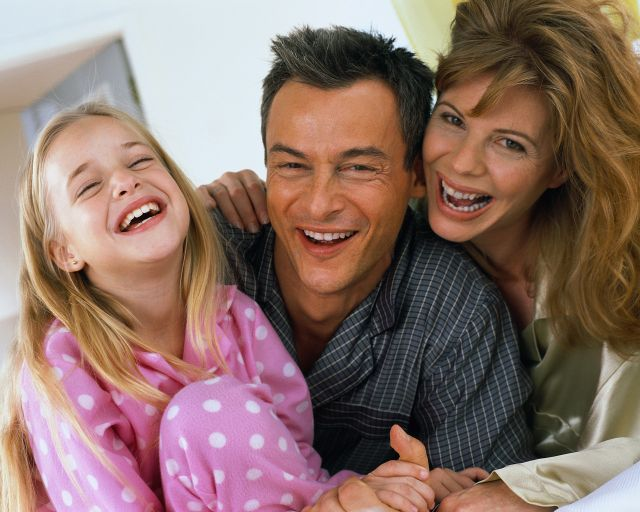
#> input picture HW 4/family.jpg, 640 x 512 px
$ python problem5.py
#> lines starting #> are read from the running program, lines starting #| are printed output that depends on the picture; after the words box and inside, x2 and y2 are one past the last pixel; in counts of white or black regions, pixels touching at a corner belong together
from matplotlib import pyplot as plt
import numpy as np
import cv2


def calculateChromaticity(img):
    sumBGR = np.sum(img, axis=-1, dtype=np.float32) + 1e-10
    return img[:, :, 2] / sumBGR, img[:, :, 1] / sumBGR


# MARK: - read data
xTrain = cv2.imread('family.jpg')
#> xTrain is the input picture: shape (512, 640, 3); mean B, G, R 105.4, 113.6, 140.2
yTrain = cv2.imread('family.png', cv2.IMREAD_GRAYSCALE)
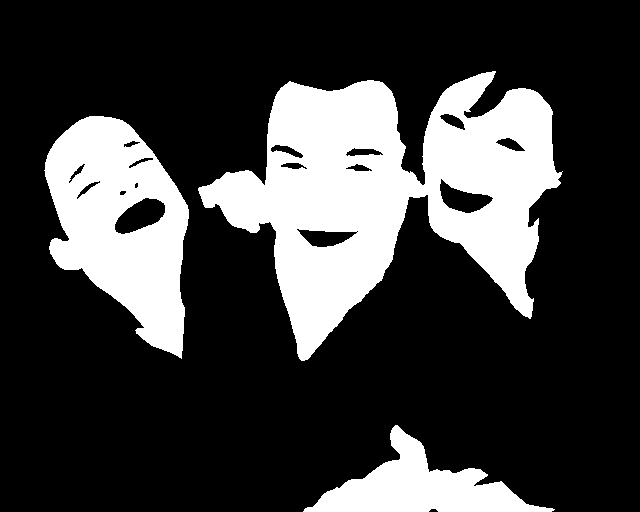
#> input picture HW 4/family.png, 640 x 512 px
#> yTrain: shape (512, 640); 24.5% white; 3 white regions, box (x1, y1, x2, y2) and area: (198, 71, 563, 361) 50723, (44, 116, 189, 359) 20850, (303, 425, 555, 512) 8624

xVal = cv2.imread('portrait.jpg')
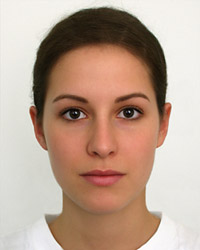
#> input picture HW 4/portrait.jpg, 200 x 250 px
#> xVal is the input picture: shape (250, 200, 3); mean B, G, R 145.5, 161.8, 187.3
yVal = cv2.imread('portrait.png', cv2.IMREAD_GRAYSCALE)
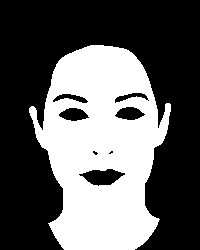
#> input picture HW 4/portrait.png, 200 x 250 px
#> yVal: shape (250, 200); 37.9% white; 1 white region, box (x1, y1, x2, y2) and area: (29, 45, 171, 250) 18926


threshold = np.sum(yTrain == 0) / np.sum(yTrain == 255)
#> threshold = 3.09

r, g = calculateChromaticity(xTrain)
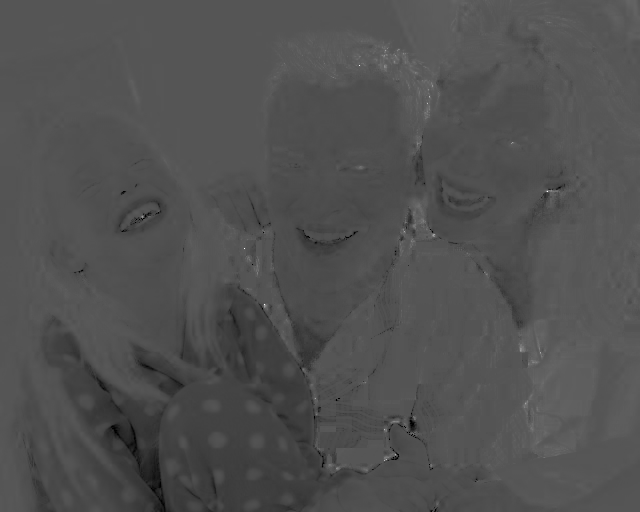
#> g: shape (512, 640) float32; min 0, max 1, mean 0.318

# MARK: - calculate Gaussian Coefficients
r0, r1 = r[yTrain == 0], r[yTrain == 255]
g0, g1 = g[yTrain == 0], g[yTrain == 255]

u0r, u1r = np.mean(r0), np.mean(r1)
#> u0r = 0.383; u1r = 0.464
u0g, u1g = np.mean(g0), np.mean(g1)
#> u0g = 0.321; u1g = 0.308

v0r, v1r = np.mean((r0 - u0r) ** 2), np.mean((r1 - u1r) ** 2)
#> v0r = 0.0063; v1r = 0.00239
v0g, v1g = np.mean((g0 - u0g) ** 2), np.mean((g1 - u1g) ** 2)
#> v0g = 0.00176; v1g = 0.000228


# MARK: - test
R, G = calculateChromaticity(xVal)

P0r = (1. / np.sqrt(v0r * 2. * np.pi)) * np.exp(-1 / 2. * ((R - u0r) ** 2) / v0r)
P1r = (1. / np.sqrt(v1r * 2. * np.pi)) * np.exp(-1 / 2. * ((R - u1r) ** 2) / v1r)

P0g = (1. / np.sqrt(v0g * 2. * np.pi)) * np.exp(-1 / 2. * ((G - u0g) ** 2) / v0g)
P1g = (1. / np.sqrt(v1g * 2. * np.pi)) * np.exp(-1 / 2. * ((G - u1g) ** 2) / v1g)
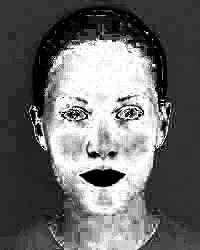
#> P1g: shape (250, 200) float32; min 0, max 26.41, mean 11.1; drawn with min black and max white

P0 = P0r * P0g
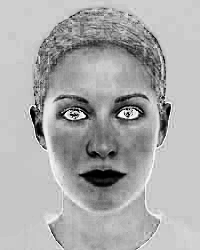
#> P0: shape (250, 200) float32; min 6.57e-25, max 47.79, mean 32.4; drawn with min black and max white
P1 = P1r * P1g

result = np.where(P1 / P0 < threshold, 0, 255).astype(np.uint8)
#> result: shape (250, 200); 35.8% white; 38 white regions (34 under 20 px), largest, box (x1, y1, x2, y2) and area: (44, 37, 171, 250) 17448, (30, 106, 47, 150) 219, (49, 226, 77, 250) 148, (72, 232, 75, 242) 22


# MARK: - benchmark
TPR = np.sum(yVal[result == yVal] == 255, dtype=np.float32) / np.sum(yVal == 255, dtype=np.float32) * 100.
#> TPR = 85.32
TNR = np.sum(yVal[result == yVal] == 0, dtype=np.float32) / np.sum(yVal == 0, dtype=np.float32) * 100.
#> TNR = 94.28

FPR = np.sum(yVal[result != yVal] == 0, dtype=np.float32) / np.sum(yVal == 0, dtype=np.float32) * 100.
#> FPR = 5.72
FNR = np.sum(yVal[result != yVal] == 255, dtype=np.float32) / np.sum(yVal == 255, dtype=np.float32) * 100.
#> FNR = 14.68


# MARK: - show result
f = plt.figure()
f.suptitle('TPR: {:0.2f}%, TNR: {:0.2f}%, FPR: {:0.2f}%, FNR: {:0.2f}%'.format(TPR, TNR, FPR, FNR))

f.add_subplot(1, 3, 1)
plt.imshow(xVal[:, :, ::-1])
plt.axis('off')
plt.title('Test Image')

f.add_subplot(1, 3, 2)
plt.imshow(yVal, cmap='gray')
plt.axis('off')
plt.title('Ground Truth Mask')

f.add_subplot(1, 3, 3)
plt.imshow(result, cmap='gray')
plt.axis('off')
plt.title('Classification Result')

plt.tight_layout()
plt.savefig('result.png')
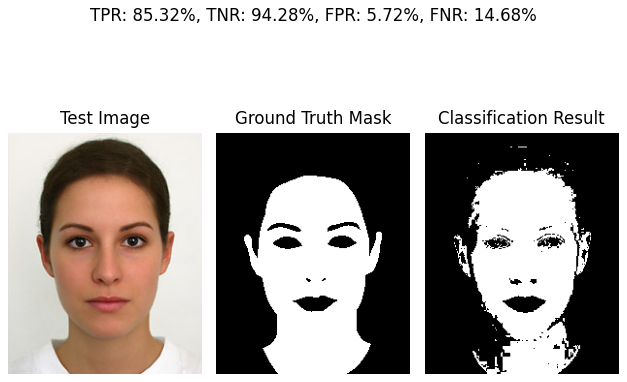
#> figure drawn by matplotlib, 3 panels
